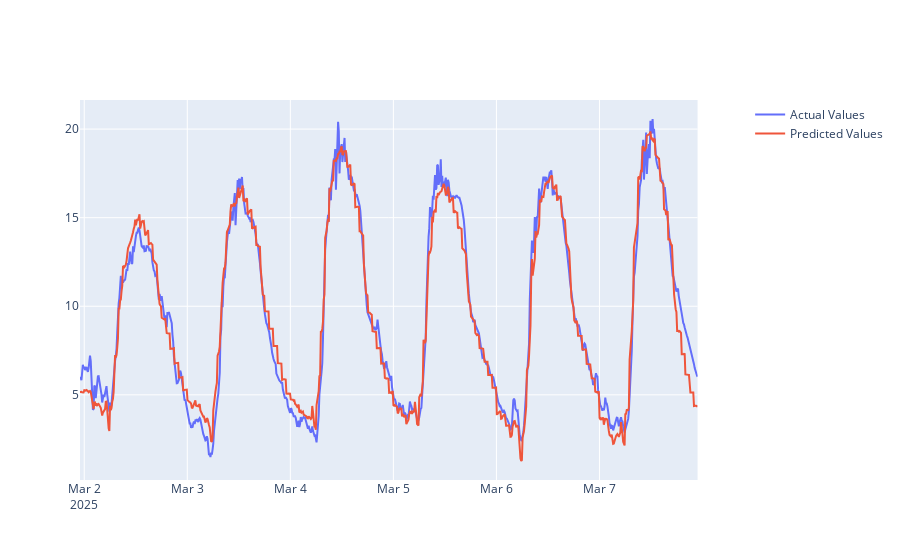

Here is the notebook cell this chart was saved with:
### Code cell
from plotly.subplots import make_subplots
fig = make_subplots(specs=[[{"secondary_y": True}]])

fig.add_trace(
    go.Scatter(x = df["_time"], y = y, name='Actual Values'), secondary_y = False
)

fig.add_trace(
    go.Scatter(x = df["_time"], y = best.predict(X_selected), name='Predicted Values'), secondary_y = False
)

### Figure 1 — Plotly figure (JSON) as saved in the notebook; plotly's stock layout.template omitted (floating-point values rounded to 4 significant figures; data arrays with more than 128 entries replaced by an {"elided": "..."} marker saying what was removed)
{"data": [{"name": "Actual Values", "type": "scatter", "x": {"elided": "861 str values"}, "xaxis": "x", "y": {"elided": "861 float values"}, "yaxis": "y"}, {"name": "Predicted Values", "type": "scatter", "x": {"elided": "861 str values"}, "xaxis": "x", "y": {"elided": "861 float values"}, "yaxis": "y"}], "layout": {"xaxis": {"anchor": "y", "domain": [0, 0.94]}, "yaxis": {"anchor": "x", "domain": [0, 1]}, "yaxis2": {"anchor": "x", "overlaying": "y", "side": "right"}}}
